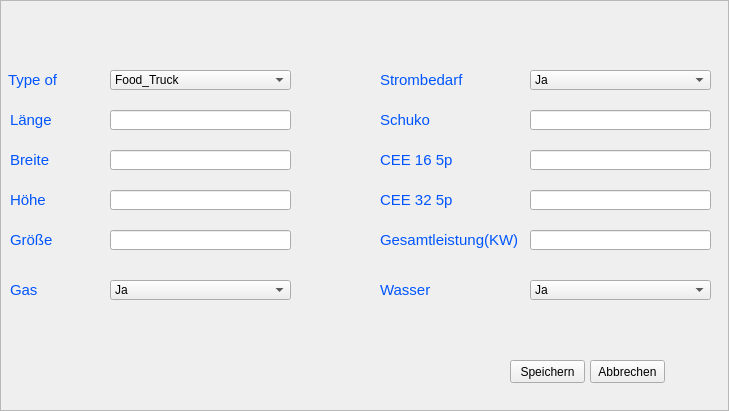
<?xml version="1.0" encoding="UTF-8"?>
<ui version="4.0">
 <class>Frame</class>
 <widget class="QFrame" name="Frame">
  <property name="geometry">
   <rect>
    <x>0</x>
    <y>0</y>
    <width>729</width>
    <height>411</height>
   </rect>
  </property>
  <property name="windowTitle">
   <string>Frame</string>
  </property>
  <property name="frameShape">
   <enum>QFrame::StyledPanel</enum>
  </property>
  <property name="frameShadow">
   <enum>QFrame::Raised</enum>
  </property>
  <widget class="QLabel" name="txtStrom">
   <property name="geometry">
    <rect>
     <x>380</x>
     <y>70</y>
     <width>101</width>
     <height>21</height>
    </rect>
   </property>
   <property name="text">
    <string>&lt;html&gt;&lt;head/&gt;&lt;body&gt;&lt;p&gt;&lt;span style=&quot; font-size:11pt; color:#0055ff;&quot;&gt;Strombedarf&lt;/span&gt;&lt;/p&gt;&lt;/body&gt;&lt;/html&gt;</string>
   </property>
  </widget>
  <widget class="QLineEdit" name="Schuko_text">
   <property name="geometry">
    <rect>
     <x>530</x>
     <y>110</y>
     <width>181</width>
     <height>20</height>
    </rect>
   </property>
  </widget>
  <widget class="QLabel" name="txtWasser">
   <property name="geometry">
    <rect>
     <x>380</x>
     <y>280</y>
     <width>71</width>
     <height>20</height>
    </rect>
   </property>
   <property name="text">
    <string>&lt;html&gt;&lt;head/&gt;&lt;body&gt;&lt;p&gt;&lt;span style=&quot; font-size:11pt; color:#0055ff;&quot;&gt;Wasser&lt;/span&gt;&lt;/p&gt;&lt;/body&gt;&lt;/html&gt;</string>
   </property>
  </widget>
  <widget class="QLineEdit" name="CEE_32_text">
   <property name="geometry">
    <rect>
     <x>530</x>
     <y>190</y>
     <width>181</width>
     <height>20</height>
    </rect>
   </property>
  </widget>
  <widget class="QPushButton" name="save_btn">
   <property name="geometry">
    <rect>
     <x>510</x>
     <y>360</y>
     <width>75</width>
     <height>23</height>
    </rect>
   </property>
   <property name="text">
    <string>Speichern</string>
   </property>
  </widget>
  <widget class="QLineEdit" name="Breite_text">
   <property name="geometry">
    <rect>
     <x>110</x>
     <y>150</y>
     <width>181</width>
     <height>20</height>
    </rect>
   </property>
  </widget>
  <widget class="QLineEdit" name="CEE_16_text">
   <property name="geometry">
    <rect>
     <x>530</x>
     <y>150</y>
     <width>181</width>
     <height>20</height>
    </rect>
   </property>
  </widget>
  <widget class="QLineEdit" name="laenge_text">
   <property name="geometry">
    <rect>
     <x>110</x>
     <y>110</y>
     <width>181</width>
     <height>20</height>
    </rect>
   </property>
  </widget>
  <widget class="QLabel" name="txtBreite">
   <property name="geometry">
    <rect>
     <x>10</x>
     <y>150</y>
     <width>71</width>
     <height>21</height>
    </rect>
   </property>
   <property name="text">
    <string>&lt;html&gt;&lt;head/&gt;&lt;body&gt;&lt;p&gt;&lt;span style=&quot; font-size:11pt; color:#0055ff;&quot;&gt;Breite&lt;/span&gt;&lt;/p&gt;&lt;/body&gt;&lt;/html&gt;</string>
   </property>
  </widget>
  <widget class="QLineEdit" name="Groesse_text">
   <property name="geometry">
    <rect>
     <x>110</x>
     <y>230</y>
     <width>181</width>
     <height>20</height>
    </rect>
   </property>
  </widget>
  <widget class="QLabel" name="txtGas">
   <property name="geometry">
    <rect>
     <x>10</x>
     <y>280</y>
     <width>41</width>
     <height>21</height>
    </rect>
   </property>
   <property name="text">
    <string>&lt;html&gt;&lt;head/&gt;&lt;body&gt;&lt;p&gt;&lt;span style=&quot; font-size:11pt; color:#0055ff;&quot;&gt;Gas&lt;/span&gt;&lt;/p&gt;&lt;/body&gt;&lt;/html&gt;</string>
   </property>
  </widget>
  <widget class="QLabel" name="txtHoehe">
   <property name="geometry">
    <rect>
     <x>10</x>
     <y>190</y>
     <width>71</width>
     <height>21</height>
    </rect>
   </property>
   <property name="text">
    <string>&lt;html&gt;&lt;head/&gt;&lt;body&gt;&lt;p&gt;&lt;span style=&quot; font-size:11pt; color:#0055ff;&quot;&gt;Höhe&lt;/span&gt;&lt;/p&gt;&lt;/body&gt;&lt;/html&gt;</string>
   </property>
  </widget>
  <widget class="QComboBox" name="Type_text">
   <property name="geometry">
    <rect>
     <x>110</x>
     <y>70</y>
     <width>181</width>
     <height>20</height>
    </rect>
   </property>
   <item>
    <property name="text">
     <string>Food_Truck</string>
    </property>
   </item>
   <item>
    <property name="text">
     <string>Anhänger</string>
    </property>
   </item>
   <item>
    <property name="text">
     <string>Pavillions</string>
    </property>
   </item>
  </widget>
  <widget class="QLabel" name="txtSchuko">
   <property name="geometry">
    <rect>
     <x>380</x>
     <y>110</y>
     <width>71</width>
     <height>21</height>
    </rect>
   </property>
   <property name="text">
    <string>&lt;html&gt;&lt;head/&gt;&lt;body&gt;&lt;p&gt;&lt;span style=&quot; font-size:11pt; color:#0055ff;&quot;&gt;Schuko&lt;/span&gt;&lt;/p&gt;&lt;/body&gt;&lt;/html&gt;</string>
   </property>
  </widget>
  <widget class="QLabel" name="txtCEE_16">
   <property name="geometry">
    <rect>
     <x>380</x>
     <y>150</y>
     <width>91</width>
     <height>21</height>
    </rect>
   </property>
   <property name="text">
    <string>&lt;html&gt;&lt;head/&gt;&lt;body&gt;&lt;p&gt;&lt;span style=&quot; font-size:11pt; color:#0055ff;&quot;&gt;CEE 16 5p&lt;/span&gt;&lt;/p&gt;&lt;/body&gt;&lt;/html&gt;</string>
   </property>
  </widget>
  <widget class="QLabel" name="txtLaenge">
   <property name="geometry">
    <rect>
     <x>10</x>
     <y>110</y>
     <width>71</width>
     <height>21</height>
    </rect>
   </property>
   <property name="text">
    <string>&lt;html&gt;&lt;head/&gt;&lt;body&gt;&lt;p&gt;&lt;span style=&quot; font-size:11pt; color:#0055ff;&quot;&gt;Länge&lt;/span&gt;&lt;/p&gt;&lt;/body&gt;&lt;/html&gt;</string>
   </property>
  </widget>
  <widget class="QComboBox" name="Wasser_text">
   <property name="geometry">
    <rect>
     <x>530</x>
     <y>280</y>
     <width>181</width>
     <height>20</height>
    </rect>
   </property>
   <item>
    <property name="text">
     <string>Ja</string>
    </property>
   </item>
   <item>
    <property name="text">
     <string>Nein</string>
    </property>
   </item>
  </widget>
  <widget class="QLabel" name="CEE_32">
   <property name="geometry">
    <rect>
     <x>380</x>
     <y>190</y>
     <width>81</width>
     <height>21</height>
    </rect>
   </property>
   <property name="text">
    <string>&lt;html&gt;&lt;head/&gt;&lt;body&gt;&lt;p&gt;&lt;span style=&quot; font-size:11pt; color:#0055ff;&quot;&gt;CEE 32 5p&lt;/span&gt;&lt;/p&gt;&lt;/body&gt;&lt;/html&gt;</string>
   </property>
  </widget>
  <widget class="QLabel" name="txtGesamtleistung">
   <property name="geometry">
    <rect>
     <x>380</x>
     <y>230</y>
     <width>161</width>
     <height>21</height>
    </rect>
   </property>
   <property name="text">
    <string>&lt;html&gt;&lt;head/&gt;&lt;body&gt;&lt;p&gt;&lt;span style=&quot; font-size:11pt; color:#0055ff;&quot;&gt;Gesamtleistung(KW)&lt;/span&gt;&lt;/p&gt;&lt;/body&gt;&lt;/html&gt;</string>
   </property>
  </widget>
  <widget class="QComboBox" name="Gas_text">
   <property name="geometry">
    <rect>
     <x>110</x>
     <y>280</y>
     <width>181</width>
     <height>20</height>
    </rect>
   </property>
   <item>
    <property name="text">
     <string>Ja</string>
    </property>
   </item>
   <item>
    <property name="text">
     <string>Nein</string>
    </property>
   </item>
  </widget>
  <widget class="QLabel" name="txtType">
   <property name="geometry">
    <rect>
     <x>8</x>
     <y>70</y>
     <width>71</width>
     <height>21</height>
    </rect>
   </property>
   <property name="text">
    <string>&lt;html&gt;&lt;head/&gt;&lt;body&gt;&lt;p&gt;&lt;span style=&quot; font-size:11pt; color:#0055ff;&quot;&gt;Type of &lt;/span&gt;&lt;/p&gt;&lt;/body&gt;&lt;/html&gt;</string>
   </property>
  </widget>
  <widget class="QPushButton" name="abbrechen_btn">
   <property name="geometry">
    <rect>
     <x>590</x>
     <y>360</y>
     <width>75</width>
     <height>23</height>
    </rect>
   </property>
   <property name="text">
    <string>Abbrechen</string>
   </property>
  </widget>
  <widget class="QComboBox" name="Strombedarf_text">
   <property name="geometry">
    <rect>
     <x>530</x>
     <y>70</y>
     <width>181</width>
     <height>20</height>
    </rect>
   </property>
   <item>
    <property name="text">
     <string>Ja</string>
    </property>
   </item>
   <item>
    <property name="text">
     <string>Nein</string>
    </property>
   </item>
  </widget>
  <widget class="QLineEdit" name="Gesamtleistung_text">
   <property name="geometry">
    <rect>
     <x>530</x>
     <y>230</y>
     <width>181</width>
     <height>20</height>
    </rect>
   </property>
  </widget>
  <widget class="QLineEdit" name="Hoehe_text">
   <property name="geometry">
    <rect>
     <x>110</x>
     <y>190</y>
     <width>181</width>
     <height>20</height>
    </rect>
   </property>
  </widget>
  <widget class="QLabel" name="txtGroesse">
   <property name="geometry">
    <rect>
     <x>10</x>
     <y>230</y>
     <width>71</width>
     <height>21</height>
    </rect>
   </property>
   <property name="text">
    <string>&lt;html&gt;&lt;head/&gt;&lt;body&gt;&lt;p&gt;&lt;span style=&quot; font-size:11pt; color:#0055ff;&quot;&gt;Größe&lt;/span&gt;&lt;/p&gt;&lt;/body&gt;&lt;/html&gt;</string>
   </property>
  </widget>
 </widget>
 <resources/>
 <connections>
  <connection>
   <sender>save_btn</sender>
   <signal>clicked()</signal>
   <receiver>Frame</receiver>
   <slot>close()</slot>
   <hints>
    <hint type="sourcelabel">
     <x>547</x>
     <y>371</y>
    </hint>
    <hint type="destinationlabel">
     <x>364</x>
     <y>205</y>
    </hint>
   </hints>
  </connection>
 </connections>
</ui>
